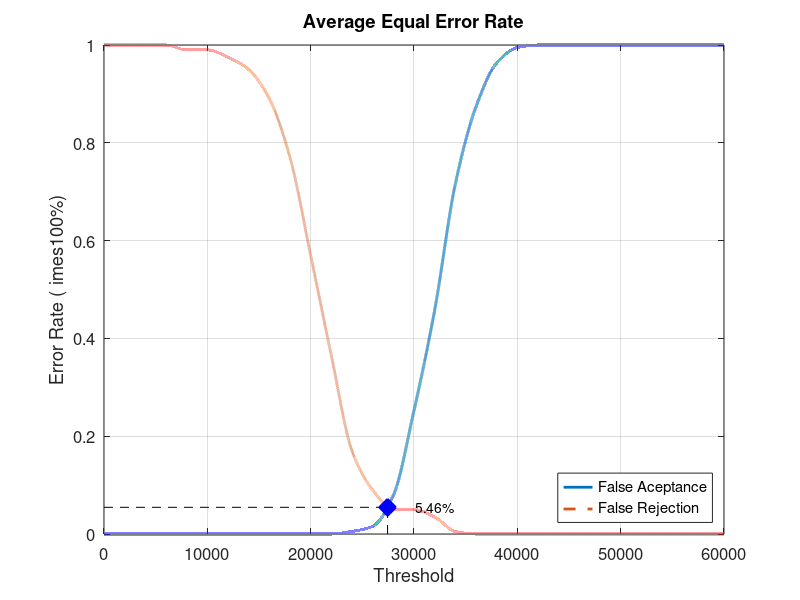
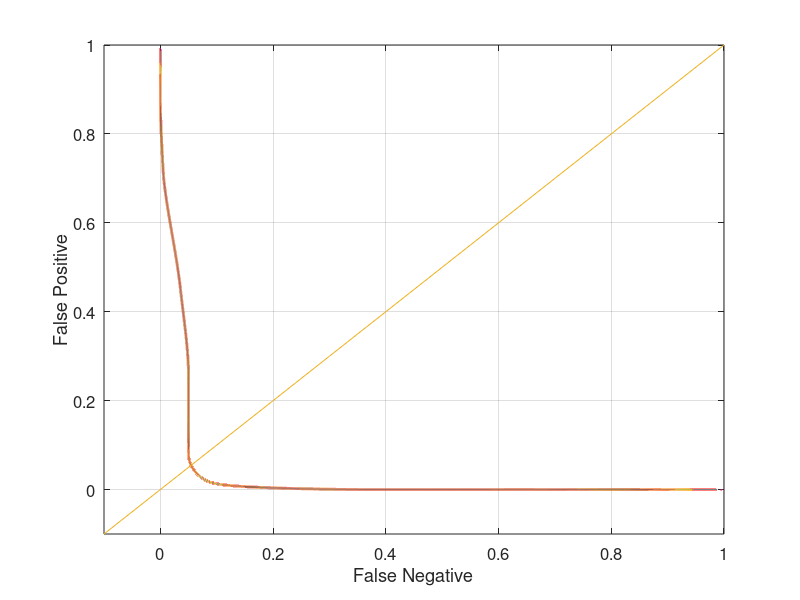

Source code (MATLAB) for these figures, in order:
close all;
clear;
clc;
x = 0:2000:60000;
xq = 0:0.5:60000;

y0 = [0 0 0 0 0 0 0 0 0 0 0 0 0.00526316 0.0157895 0.0789474 0.252632 0.457895 0.715789 0.873684 0.963158 0.994737 1 1 1 1 1 1 1 1 1 1]
yy0 = interp1(x, y0, xq, 'pchip');
y1 = [1 1 1 1 0.99 0.99 0.975 0.95 0.89 0.77 0.57 0.365 0.17 0.09 0.05 0.05 0.035 0.005 0 0 0 0 0 0 0 0 0 0 0 0 0]
yy1 = interp1(x, y1, xq, 'pchip');

% Calculating EER: 
y2 = abs(y0 - y1);
find(y2 == min(y2))
yy2 = abs(yy0 - yy1);
xEER = find(yy2 == min(yy2));
xEERIndex = xq(xEER) % X-axis EER
yEER = yy0(xEER) % Y-axis EER

main = figure
plot(xq, yy0,'-','LineWidth', 2);	hold on
plot(xq, yy1,'--','LineWidth', 2);	hold on
plot([xEERIndex xEERIndex], [0 yEER], 'k--');	hold on
plot([0 xEERIndex], [yEER yEER], 'k--');	hold on
plot(xEERIndex, yEER, 'bx', 'LineWidth', 10);	hold on
text(xEERIndex + 10 * xEERIndex / 100, yEER, [num2str(round((10000 * yEER)) / 100) '%'])
legend('False Aceptance', 'False Rejection', 'Location', 'SouthEast')
xlabel('Threshold')
ylabel('Error Rate (	imes100%)')
title('Average Equal Error Rate')
set(gca, 'FontSize', 12)
axis([0 60000 0 1])
grid on

print(main, 'Database3_2Main', '-dpng');
FNRxFPR = figure('Color', [1 1 1]);
plot(yy1, yy0, '-', yy1, yy0, 'LineWidth', 2);
hold on
y = -0.1:0.1:1
plot(y, y); 
set(gca, 'FontSize', 12)
xlabel('False Negative')
ylabel('False Positive')
axis([-0.1 1 -0.1 1])
set(gca, 'FontSize', 12)
grid on

print(FNRxFPR, 'Database3_2FNRxFPR','-dpng');
